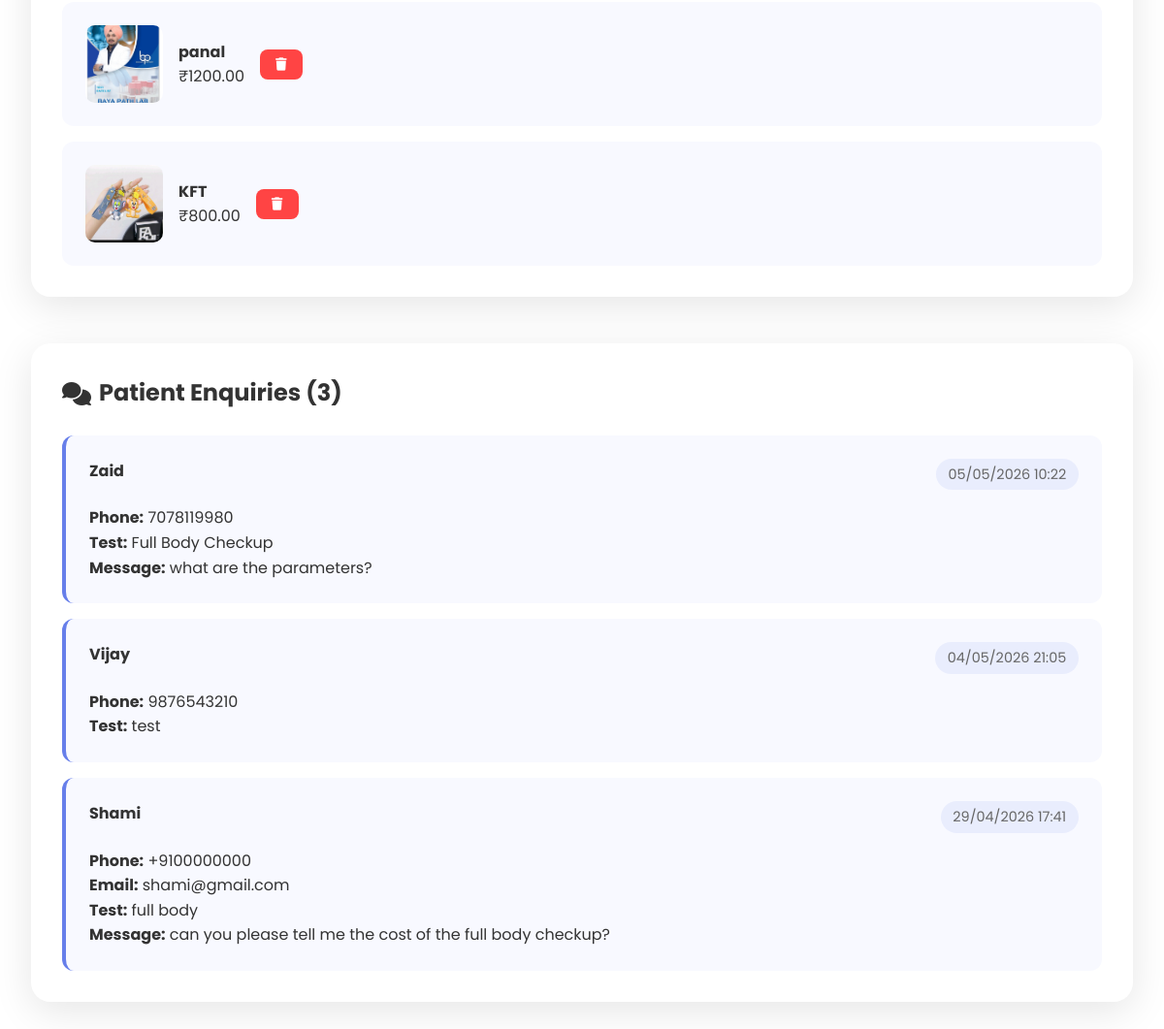
Page /admin/dashboard (signed in, lower part) on the earlier database version.
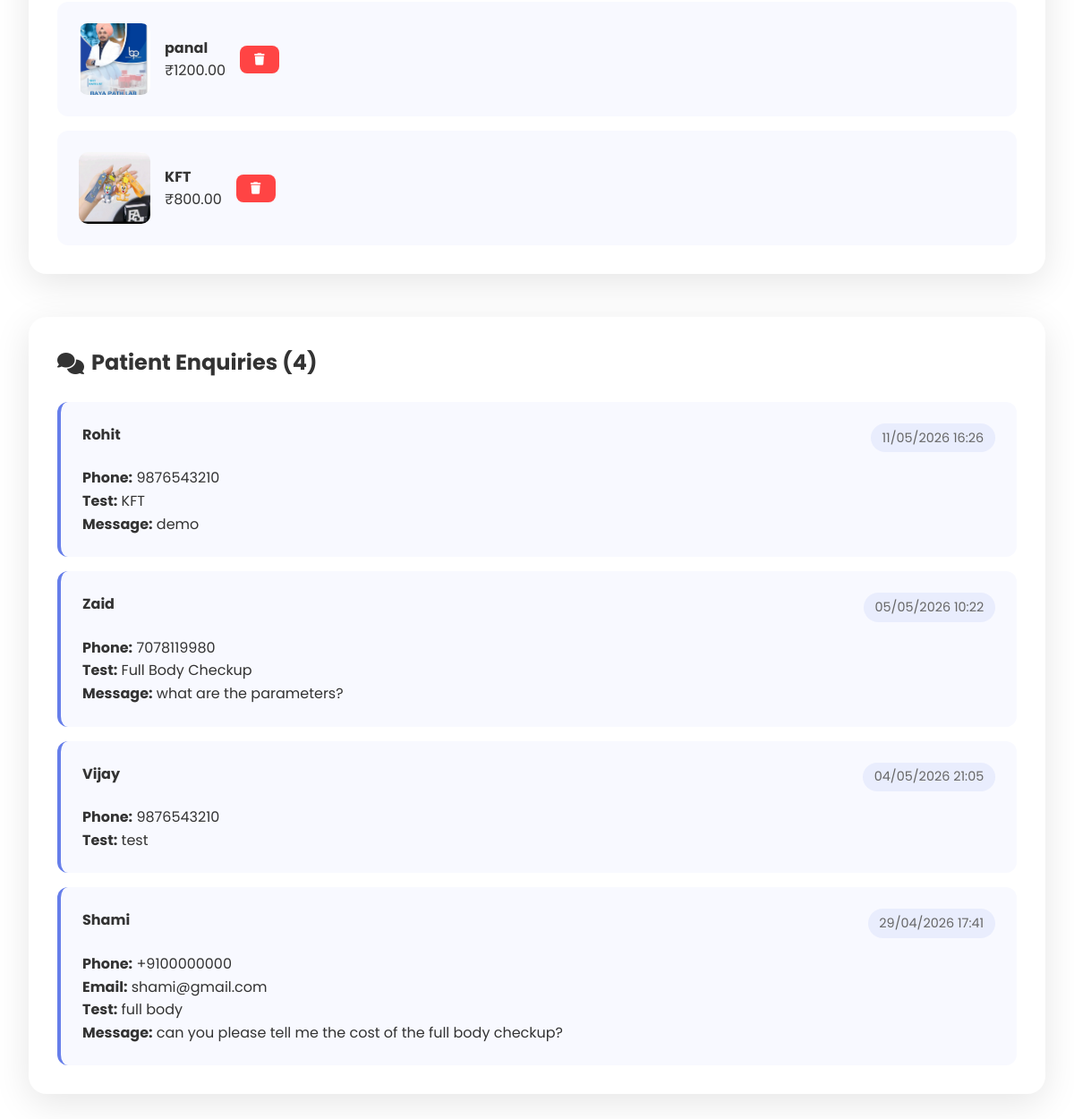
Same page on the later database version.
### models.py (models this page shows)
class TestPoster(Base):
    __tablename__ = "test_posters"
    id = Column(Integer, primary_key=True, index=True)
    test_name = Column(String(100), nullable=False)
    price = Column(Float, nullable=False)
    description = Column(Text)
    image_path = Column(String(255), nullable=False)
    created_at = Column(DateTime(timezone=True), server_default=func.now())
    is_active = Column(Boolean, default=True)

class Enquiry(Base):
    __tablename__ = "enquiries"
    id = Column(Integer, primary_key=True, index=True)
    patient_name = Column(String(100), nullable=False)
    phone = Column(String(15), nullable=False)
    email = Column(String(100))
    test_name = Column(String(100))
    message = Column(Text)
    created_at = Column(DateTime(timezone=True), server_default=func.now())

### app.py (the view)
@app.get("/admin/dashboard", response_class=HTMLResponse)
async def admin_dashboard(request: Request, db: Session = Depends(get_db)):
    session = request.cookies.get("admin_session")
    if not session:
        raise HTTPException(status_code=302, headers={"Location": "/admin"})
    try:
        tests = db.query(TestPoster).all()
        enquiries = db.query(Enquiry).order_by(Enquiry.created_at.desc()).limit(20).all()
    except:
        tests = []
        enquiries = []
    return templates.TemplateResponse("admin.html", {
        "request": request,
        "tests": tests,
        "enquiries": enquiries,
        "session_valid": True
    })

### templates/admin.html (shortened to what this page needs)
{% extends "base.html" %}
{% block content %}
<div class="admin-container">
    <div class="admin-section">
        <div class="tests-list">
            {% for test in tests %}
            <div class="test-item">
                <img src="{{ test.image_path }}" alt="{{ test.test_name }}" class="admin-test-img">
                <div class="test-details">
                    <h4>{{ test.test_name }}</h4>
                    <p>₹{{ "%.2f"|format(test.price) }}</p>
                </div>
                <form method="POST" action="/admin/delete-test/{{ test.id }}" style="display: inline;">
                    <button type="submit" class="delete-btn" onclick="return confirm('Delete this test?')">
                        <i class="fas fa-trash"></i>
                    </button>
                </form>
            </div>
            {% endfor %}
        </div>
    </div>
    <div class="admin-section">
        <h2><i class="fas fa-comments"></i> Patient Enquiries ({{ enquiries|length }})</h2>
        <div class="enquiries-list">
            {% for enquiry in enquiries %}
            <div class="enquiry-item">
                <div class="enquiry-header">
                    <h4>{{ enquiry.patient_name }}</h4>
                    <span class="enquiry-date">{{ enquiry.created_at.strftime('%d/%m/%Y %H:%M') }}</span>
                </div>
                <p><strong>Phone:</strong> {{ enquiry.phone }}</p>
                {% if enquiry.email %}<p><strong>Email:</strong> {{ enquiry.email }}</p>{% endif %}
                {% if enquiry.test_name %}<p><strong>Test:</strong> {{ enquiry.test_name }}</p>{% endif %}
                {% if enquiry.message %}
                <p><strong>Message:</strong> {{ enquiry.message }}</p>
                {% endif %}
            </div>
            {% endfor %}
        </div>
    </div>
</div>
{% endblock %}

### templates/base.html (shortened to what this page needs)
<!DOCTYPE html>
<html lang="en">
<head>
    <link href="https://cdnjs.cloudflare.com/ajax/libs/font-awesome/6.4.0/css/all.min.css" rel="stylesheet">
    <link rel="stylesheet" href="/static/css/style.css">
</head>
<body>
    {% block content %}{% endblock %}
</body>
</html>

### static/css/style.css (style rules this page uses)
* { margin: 0; padding: 0; box-sizing: border-box; }
body { font-family: 'Poppins', sans-serif; line-height: 1.6; color: #333; }
.admin-container { max-width: 1400px; margin: 0 auto; padding: 2rem; }
.admin-section { background: white; margin-bottom: 3rem; padding: 2rem; border-radius: 20px; box-shadow: 0 10px 40px rgba(0,0,0,0.1); }
.admin-section h2 { margin-bottom: 1.5rem; color: #333; display: flex; align-items: center; gap: 0.5rem; }
.tests-list, .enquiries-list { display: flex; flex-direction: column; gap: 1rem; }
.test-item { display: flex; align-items: center; gap: 1rem; padding: 1.5rem; background: #f8f9ff; border-radius: 12px; }
.admin-test-img { width: 80px; height: 80px; object-fit: cover; border-radius: 10px; }
.delete-btn { background: #ff4444; color: white; border: none; padding: 0.5rem 1rem; border-radius: 8px; cursor: pointer; }
.enquiry-item { background: #f8f9ff; padding: 1.5rem; border-radius: 12px; border-left: 4px solid #667eea; }
.enquiry-header { display: flex; justify-content: space-between; align-items: flex-start; margin-bottom: 1rem; }
.enquiry-date { font-size: 0.9rem; color: #666; background: rgba(102,126,234,0.1); padding: 0.3rem 0.8rem; border-radius: 20px; }

Differences in the rows shown:
added Enquiry: patient_name "Rohit", created_at "11/05/2026 16:26", phone "9876543210", test_name "KFT", message "demo"
Other differences:
{{ enquiries|length }}: "3" → "4"
